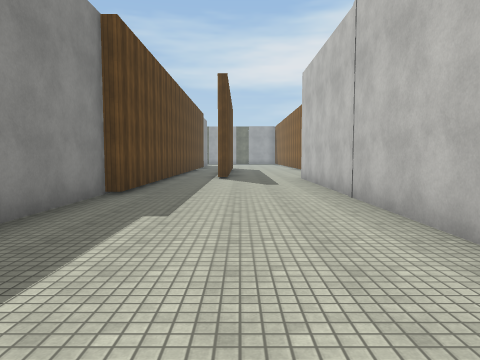
view 1 (above)

24 first-person views from a walk through a Unity game level. The camera is 1.5 m above the floor, tilts 4° down and sees 70° across. The floor is counted in squares, 2 m on a side. Each view is taken from the middle of a square. On the plan, view 1 faces up. The plan holds only what a view shows up to about 11 squares ahead; the rest is blank. The place goes on beyond the plan. Surface patterns are stand-ins for the level's own textures.

view 2
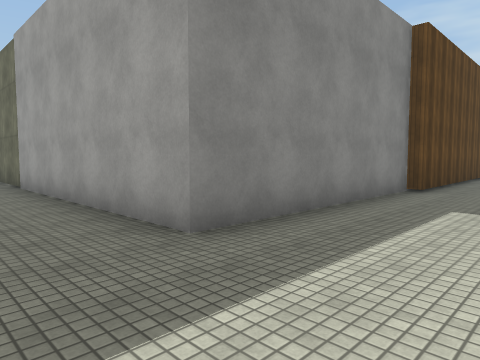

view 3
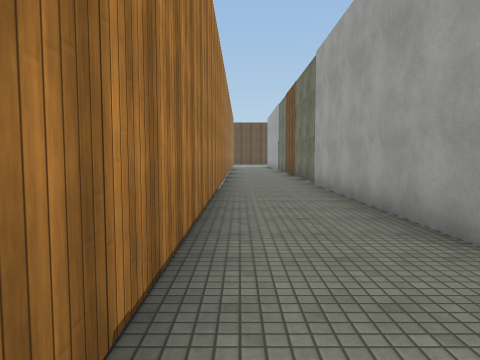

view 4
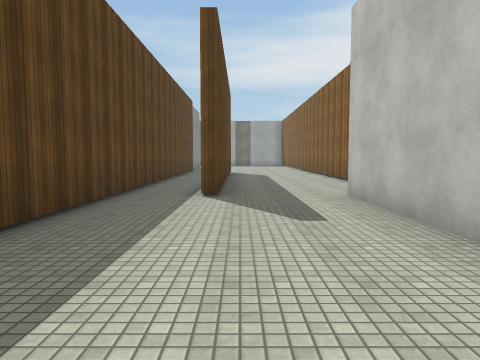

view 5
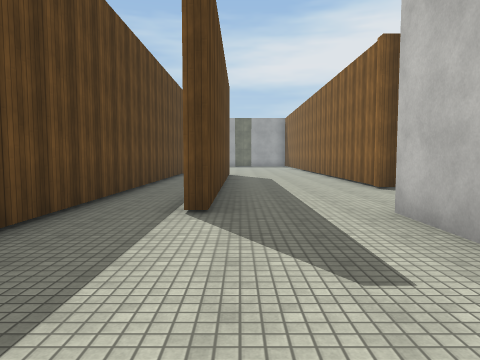

view 6
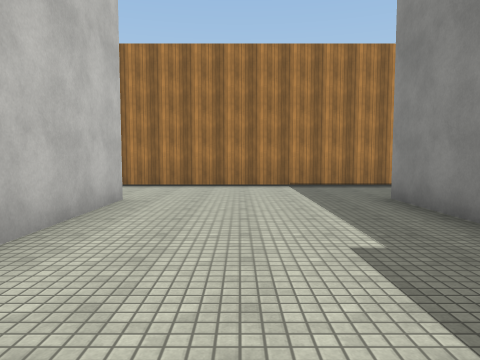

view 7
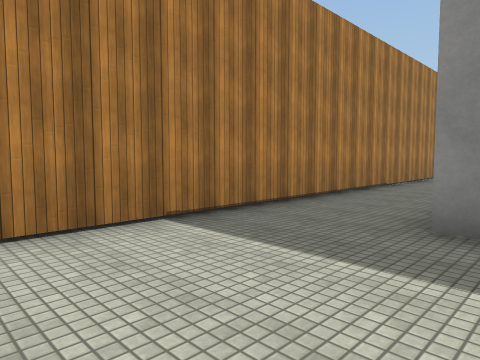

view 8
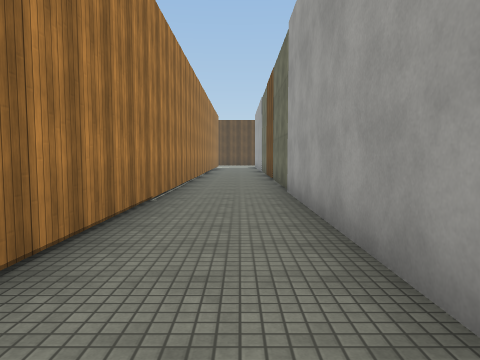

view 9
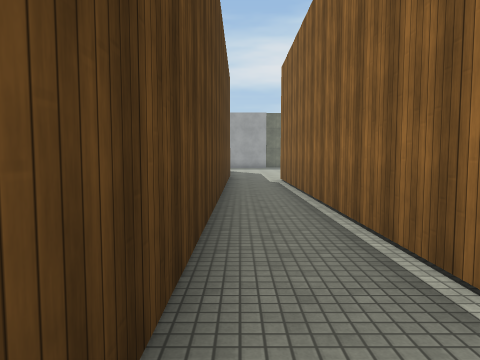

view 10
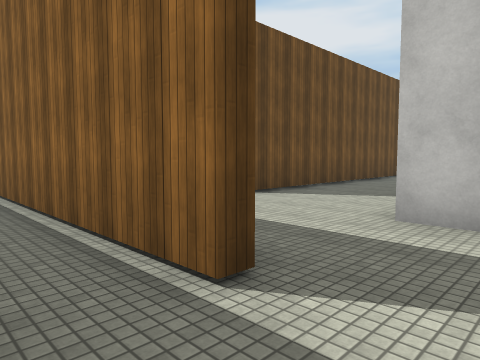

view 11
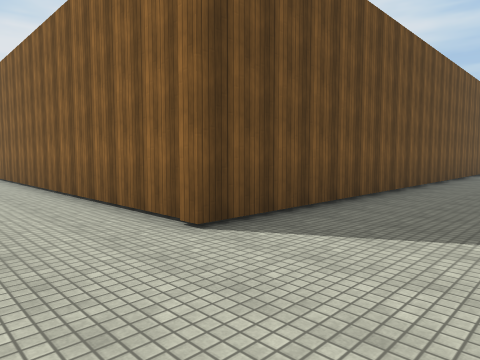

view 12
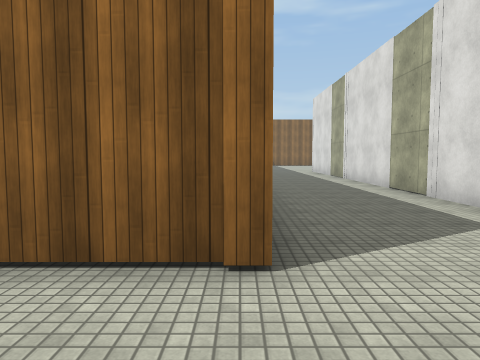

view 13
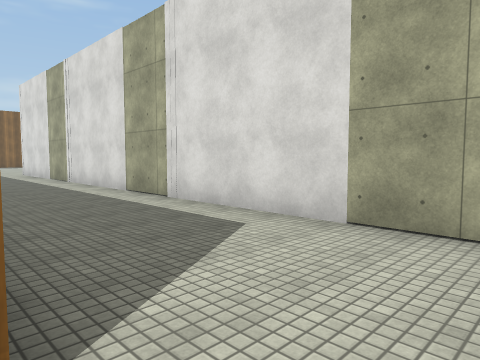

view 14
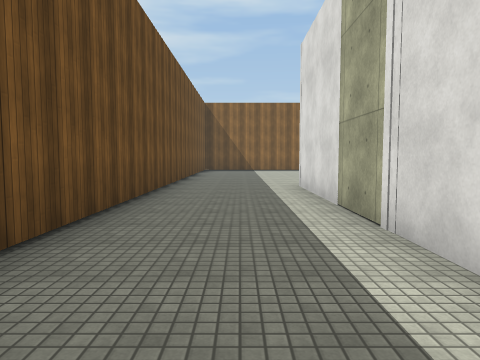

view 15
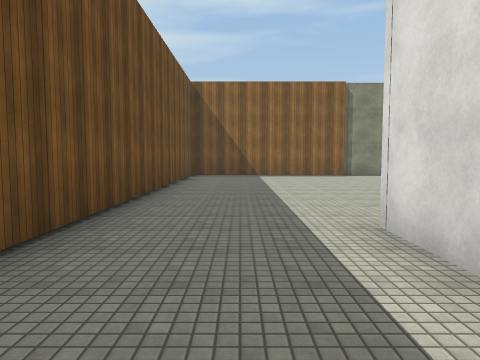

view 16
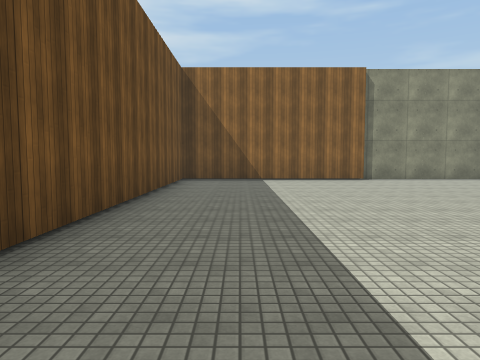

view 17
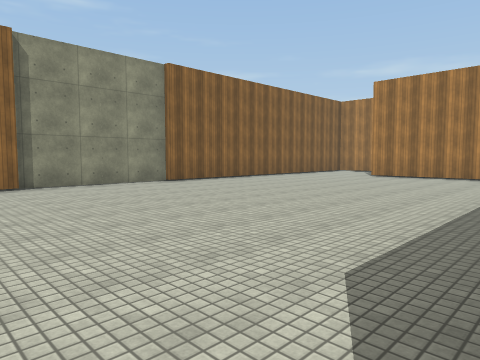

view 18
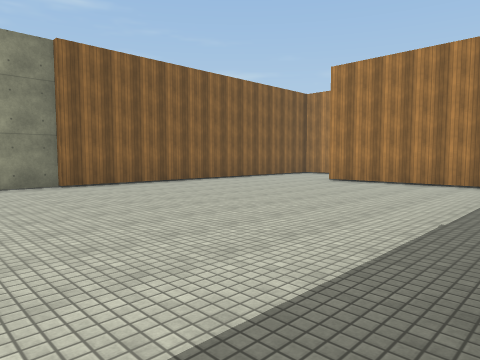

view 19
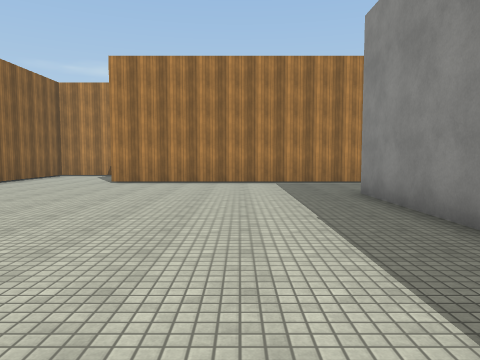

view 20
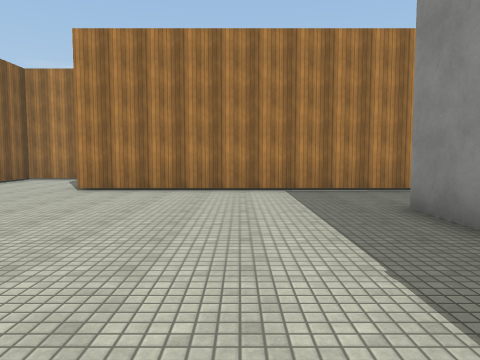

view 21
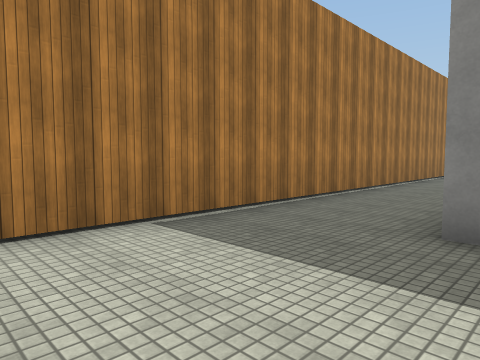

view 22
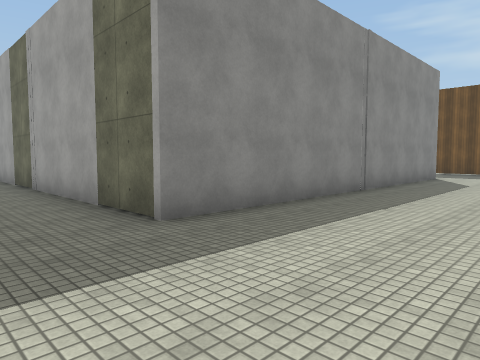

view 23
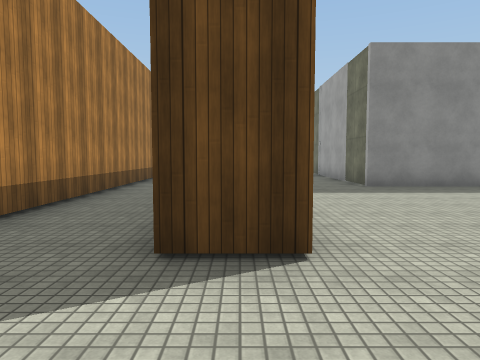

view 24
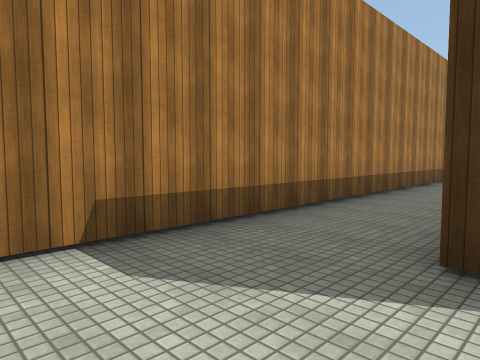

### Floor plan
Points are (right, up) in squares from view 1. A wall is a line through its corners. A room is listed if a view was taken in it or the views show most of it. See-through windows are left out.
Room 1 (views 1, 2, 3, 4, 5, 6, 7, 8, 9, 10)
walls: (2, 1) (2, 11.6); (-0.7, 11.4) (-0.7, 18.5); (-12.5, -1.5) (0.5, -1.5); (-2.3, 18.1) (-2.3, 6.7) (-2.7, 6.7) (-2.7, 1) (-12.4, 1)
ways out: opening at (0.5, -0.5) to room 2; opening at (1, 11) to room 2
Room 2 (views 11, 12, 13, 14, 15, 16, 17, 18, 19, 20, 21, 22, 23, 24)
walls: (26.9, 5.2) (26.9, 9.1); (26.7, 1) (26.7, 5.4); (26.7, 9.1) (26.7, 14.8) (3.2, 14.8) (3.2, 18.5); (14.8, -4.9) (26.7, -4.9) (26.7, -1.5); (8.9, -1.5) (23.6, -1.5) (23.6, -2.6); (2.5, 11.5) (17.6, 11.5) (17.6, 1) (8.8, 1); (0.5, -1.5) (3, -1.5); (-0.4, 17.5) (-0.4, 11.4)
ways out: opening at (0.5, -0.5) to room 1; opening at (1, 11) to room 1

Where each view was taken, in squares from view 1:
view 1: 0 up, 0 right, facing up
view 2: 1 down, 0 right, facing up-left
view 3: 1 down, 0 right, facing left
view 4: 5 up, 0 right, facing up
view 5: 7 up, 0 right, facing up
view 6: 7 up, 0 right, facing down
view 7: 2 up, 1 right, facing down-left
view 8: 0 up, 2 left, facing left
view 9: 10 up, 2 left, facing up
view 10: 10 up, 2 left, facing up-right
view 11: 12 up, 1 right, facing up-right
view 12: 15 up, 1 right, facing right
view 13: 15 up, 2 right, facing down-right
view 14: 13 up, 9 right, facing right
view 15: 13 up, 14 right, facing right
view 16: 13 up, 16 right, facing right
view 17: 11 up, 18 right, facing down-right
view 18: 8 up, 18 right, facing down-right
view 19: 8 up, 20 right, facing down
view 20: 6 up, 20 right, facing down
view 21: 2 up, 21 right, facing down-left
view 22: 1 down, 21 right, facing up-left
view 23: 2 down, 26 right, facing left
view 24: 2 down, 26 right, facing down-left
